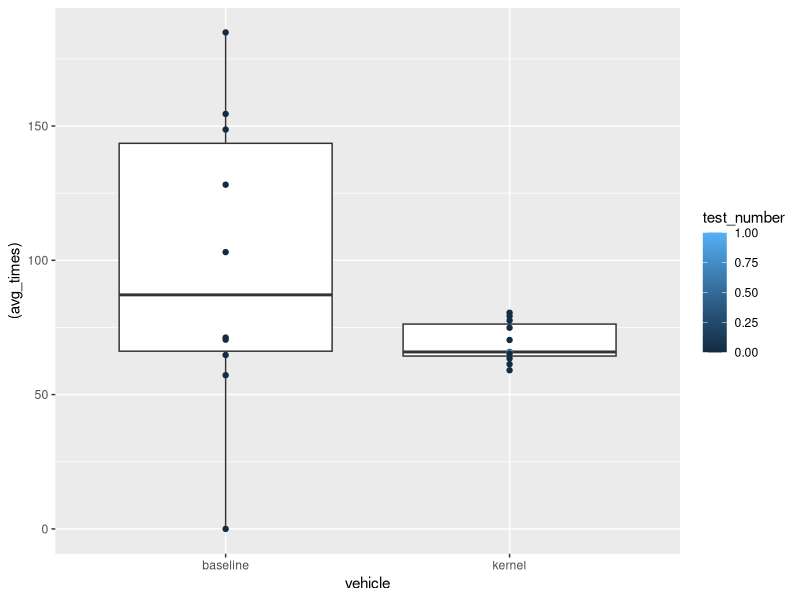

The R source for this figure:
test_data = read.csv("PaperTable.csv")

library(ggplot2)
library(dplyr)


test_data %>%
  filter(EvalName=="BaselineComp")%>%
  select(avg_times, success_rate, test_number, reward, kernel_reward, vehicle, test_number) %>%
  ggplot(aes(x=vehicle, y=(avg_times), color=test_number))+
  geom_boxplot()+
  geom_point()

